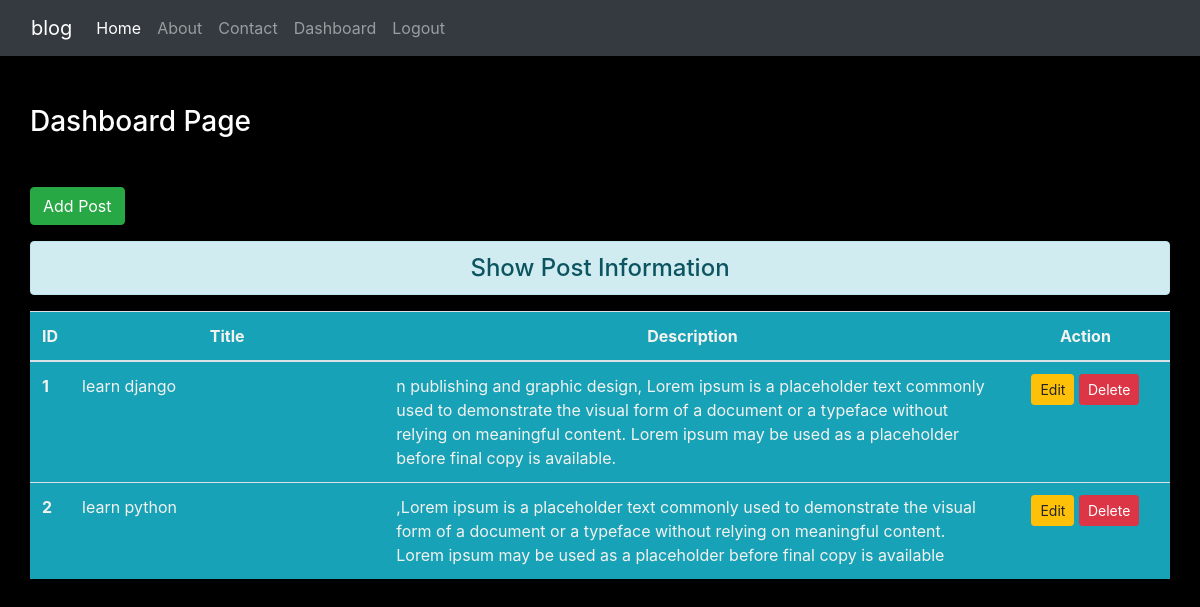
The page /dashboard/ (signed in) on the database its author committed.
### blog/models.py (models this page shows)
class Post(models.Model):
    title = models.CharField(max_length=150)
    desc = models.TextField()

### blog/views.py (the view)
# urls.py: path('dashboard/', views.dashboard, name='dashboard'),
def dashboard(request):
    if request.user.is_authenticated:
        posts = Post.objects.all()
        return render(request, 'blog/dashboard.html', {'posts':posts})
    else:
        return HttpResponseRedirect('/login/')

### blog/templates/blog/dashboard.html (shortened to what this page needs)
{% extends "blog/base.html" %}
{% load static %}
{% block content %}
    <div class="cls-sm-10">
        <h3 class="text-white my-5">Dashboard Page</h3>
        <a href="{% url 'addpost'%}" class="btn btn-success">Add Post</a>
        <h4 class="text-center alert alert-info mt-3">Show Post Information</h4>
        {% if posts %}
            <table class="table table-hover bg-info">
                <thead>
                    <tr class="text-center ">
                        <th class="col" style="width: 2%">ID</th>
                        <th class="col" style="width: 28%">Title</th>
                        <th class="col" style="width: 55%">Description</th>
                        <th class="col" style="width: 15%">Action</th>
                    </tr>
                </thead>
                <tbody>
                    {% for post in posts %}
                        <tr>
                            <th scope="row">{{ post.id }}</th>
                            <td>{{ post.title }}</td>
                            <td>{{ post.desc }}</td>
                            <td class="text-center">
                                <a href="{% url 'updatepost' post.id %}" class="btn btn-warning btn-sm">Edit</a>
                                <form action="{% url 'deletepost' post.id %}" method="post" class="d-inline">{% csrf_token %}
                                    <input type="submit" class="btn btn-danger btn-sm" value="Delete">
                                </form>
                            </td>
                        </tr>
                    {% endfor %}
                </tbody>
            </table>
        {% else %}
            <h4 class="text-center alert alert-warning">No Records</h4>
        {% endif %}
    </div>
{% endblock content %}

### blog/templates/blog/base.html (shortened to what this page needs)
<!DOCTYPE html>
{% load static %}
<html lang="en">
<head>
    <link rel="stylesheet" href="{% static 'blog/css/bootstrap.css' %}">
    <link rel="stylesheet" href="{% static 'blog/css/style.css' %}">
</head>
<body>
    <div class="container-fluid bg-dark">
        {% include "blog/navbar.html" %}
    </div>
    <div class="container">
        <div class="row">
            <div class="col-sm-12">
            </div>
        </div>
        <div class="row">
            {% block content %}
            {% endblock content%}
        </div>
    </div>
</body>
</html>

### blog/templates/blog/navbar.html (shortened to what this page needs)
<nav class="navbar navbar-expand-lg navbar-dark bg-dark">
    <a class="navbar-brand" href="#">blog</a>
    <div class="collapse navbar-collapse" id="navbarNav">
      <ul class="navbar-nav">
        <li class="nav-item active">
          <a class="nav-link" href="/">Home <span class="sr-only">(current)</span></a>
        </li>
        <li class="nav-item">
          <a class="nav-link" href="{% url 'about' %}">About</a>
        </li>
        <li class="nav-item">
          <a class="nav-link" href="{% url 'contact' %}">Contact</a>
        </li>
        {% if request.user.is_authenticated %}
        <li class="nav-item">
            <a class="nav-link" href="{% url 'dashboard' %}">Dashboard</a>
        </li>
        <li class="nav-item">
            <a class="nav-link" href="{% url 'logout' %}">Logout</a>
        </li>
      {% endif %}
      </ul>
    </div>
  </nav>

### blog/static/blog/css/style.css (style rules this page uses)
body { background-color:black; color: rgb(244, 242, 239); }

### rows shown on the page
Post: id "1", title "learn django", desc "n publishing and graphic design, Lorem ipsum is a placeholder text commonly used to demonstrate the visual form of a document or a typeface without relying on meaningful content. Lorem ipsum may be used as a placeholder before final copy is available."
Post: id "2", title "learn python", desc ",Lorem ipsum is a placeholder text commonly used to demonstrate the visual form of a document or a typeface without relying on meaningful content. Lorem ipsum may be used as a placeholder before final copy is available"
